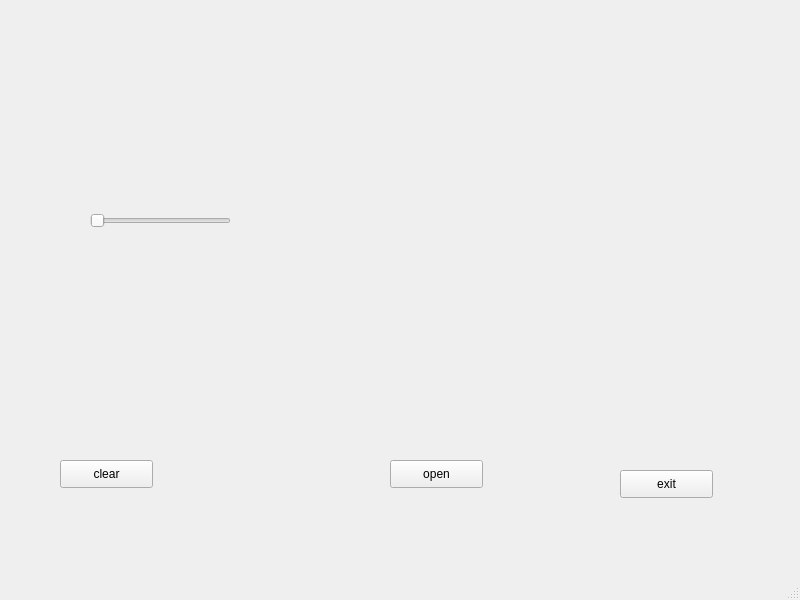
<?xml version="1.0" encoding="UTF-8"?>
<ui version="4.0">
 <class>MainWindow</class>
 <widget class="QMainWindow" name="MainWindow">
  <property name="geometry">
   <rect>
    <x>0</x>
    <y>0</y>
    <width>800</width>
    <height>600</height>
   </rect>
  </property>
  <property name="windowTitle">
   <string>MainWindow</string>
  </property>
  <widget class="QWidget" name="centralwidget">
   <widget class="QPushButton" name="btn_mo">
    <property name="geometry">
     <rect>
      <x>390</x>
      <y>460</y>
      <width>93</width>
      <height>28</height>
     </rect>
    </property>
    <property name="text">
     <string>open</string>
    </property>
   </widget>
   <widget class="QWidget" name="verticalLayoutWidget">
    <property name="geometry">
     <rect>
      <x>640</x>
      <y>70</y>
      <width>151</width>
      <height>171</height>
     </rect>
    </property>
    <layout class="QVBoxLayout" name="verticalLayout"/>
   </widget>
   <widget class="QPushButton" name="xoa">
    <property name="geometry">
     <rect>
      <x>60</x>
      <y>460</y>
      <width>93</width>
      <height>28</height>
     </rect>
    </property>
    <property name="text">
     <string>clear</string>
    </property>
   </widget>
   <widget class="QPushButton" name="thoat">
    <property name="geometry">
     <rect>
      <x>620</x>
      <y>470</y>
      <width>93</width>
      <height>28</height>
     </rect>
    </property>
    <property name="text">
     <string>exit</string>
    </property>
   </widget>
   <widget class="QLabel" name="label">
    <property name="geometry">
     <rect>
      <x>280</x>
      <y>180</y>
      <width>111</width>
      <height>61</height>
     </rect>
    </property>
    <property name="text">
     <string/>
    </property>
   </widget>
   <widget class="QLabel" name="label_2">
    <property name="geometry">
     <rect>
      <x>360</x>
      <y>70</y>
      <width>191</width>
      <height>151</height>
     </rect>
    </property>
    <property name="styleSheet">
     <string notr="true">image: url(:/lamp/lamp_off - Copy.png);</string>
    </property>
    <property name="text">
     <string/>
    </property>
   </widget>
   <widget class="QSlider" name="horizontalSlider">
    <property name="geometry">
     <rect>
      <x>90</x>
      <y>210</y>
      <width>141</width>
      <height>22</height>
     </rect>
    </property>
    <property name="orientation">
     <enum>Qt::Horizontal</enum>
    </property>
   </widget>
  </widget>
  <widget class="QMenuBar" name="menubar">
   <property name="geometry">
    <rect>
     <x>0</x>
     <y>0</y>
     <width>800</width>
     <height>26</height>
    </rect>
   </property>
  </widget>
  <widget class="QStatusBar" name="statusbar"/>
 </widget>
 <resources>
  <include location="image.qrc"/>
 </resources>
 <connections/>
</ui>
